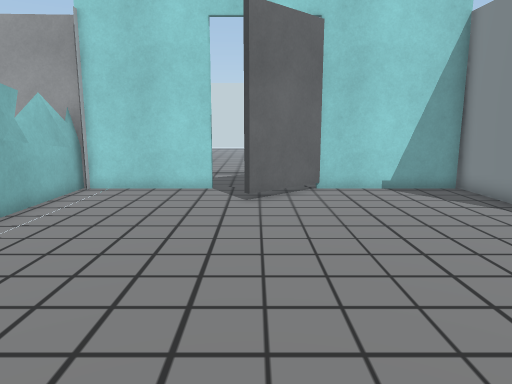
view 1 (above)

20 first-person views from a walk through a scene from a Unity 3-D project. The camera is 1.2 m above the floor, tilts 10° down and sees 70° across. The floor is counted in squares, 0.5 m on a side. Each view is taken from the middle of a square. On the plan, view 1 faces up. The plan holds only what a view shows up to about 20 squares ahead; the rest is blank. The place goes on beyond the plan. Some animated figures are not drawn. Some surface patterns are stand-ins.

view 2
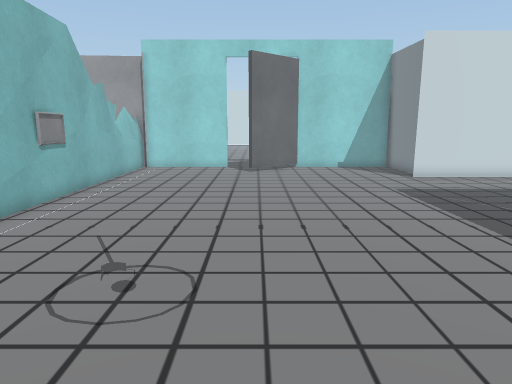

view 3
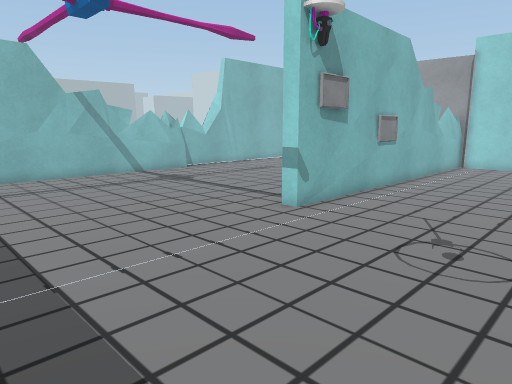

view 4
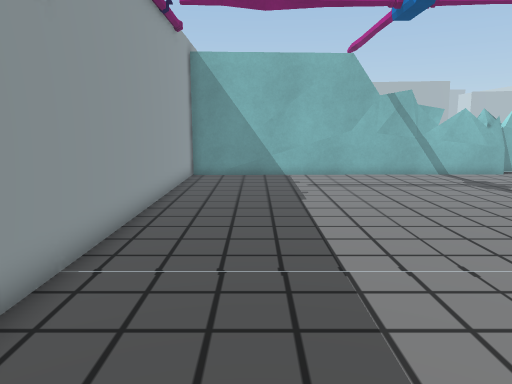

view 5
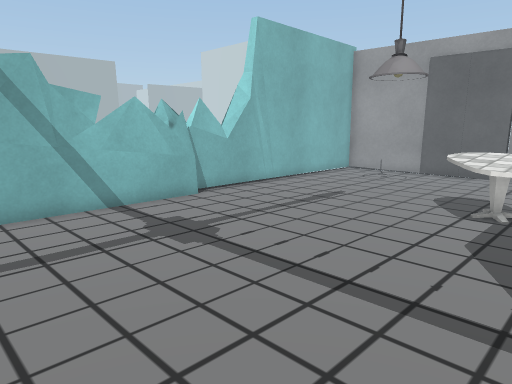

view 6
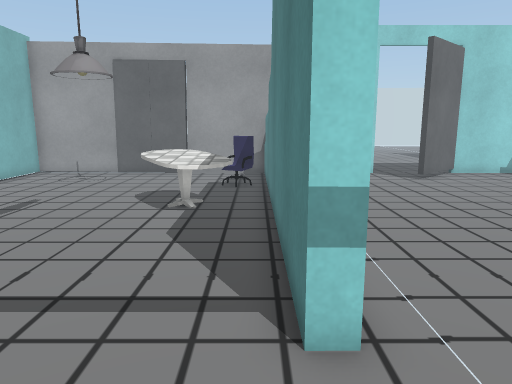

view 7
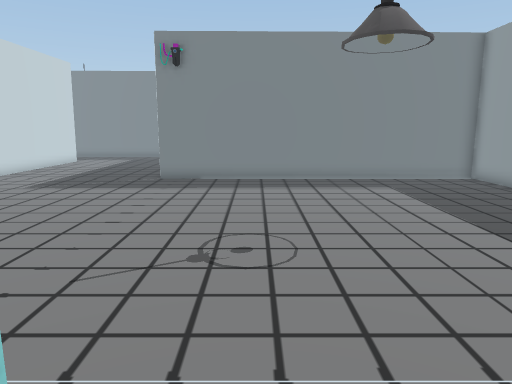

view 8
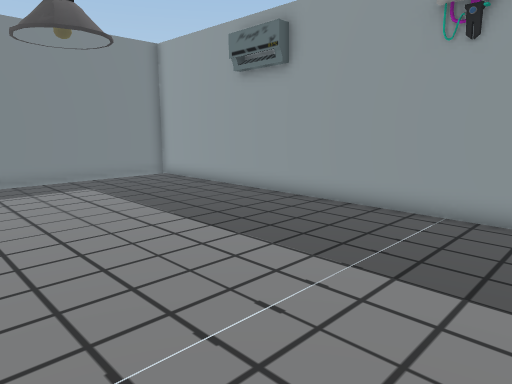

view 9
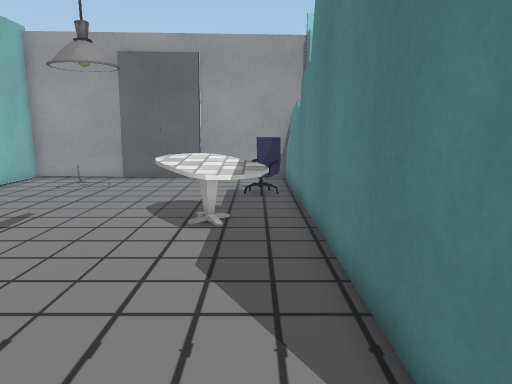

view 10
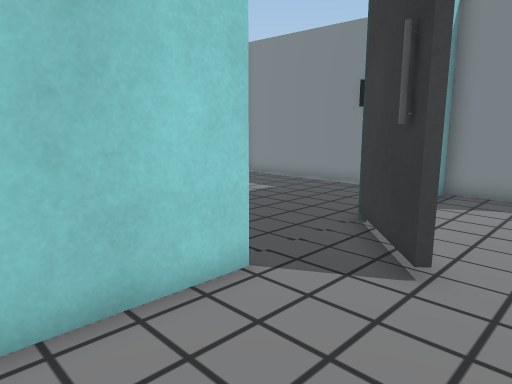

view 11
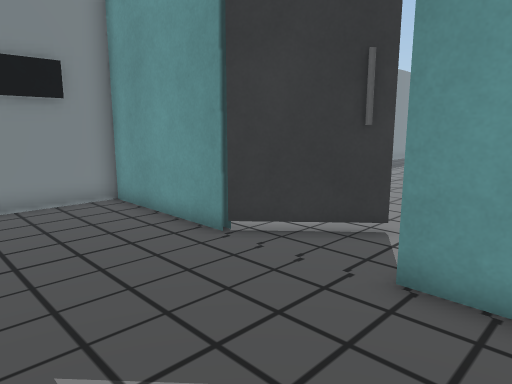

view 12
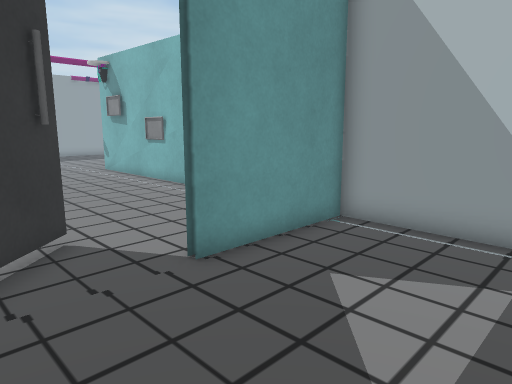

view 13
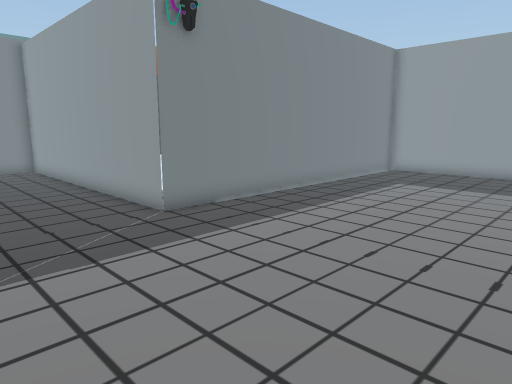

view 14
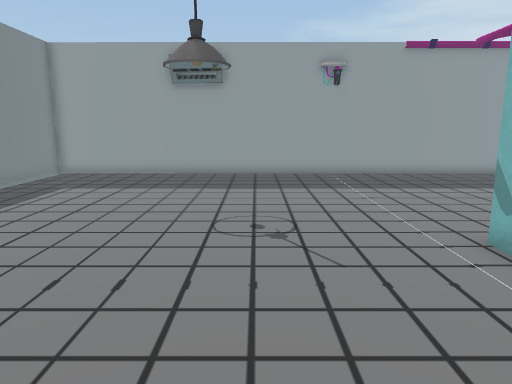

view 15
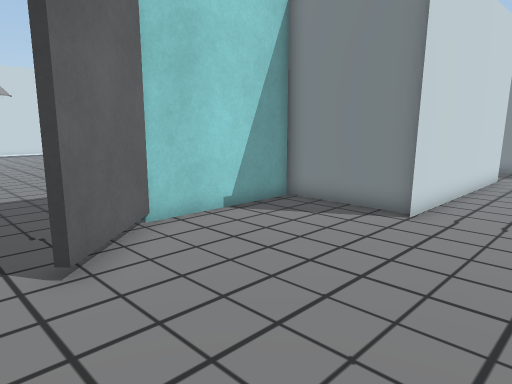

view 16
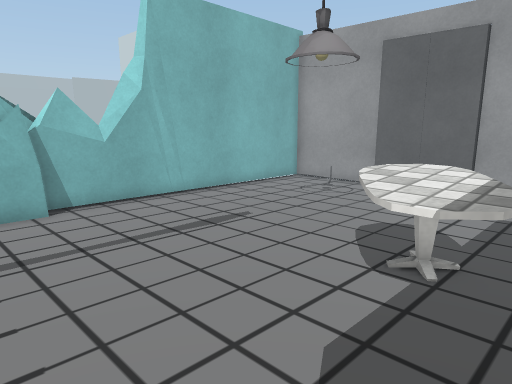

view 17
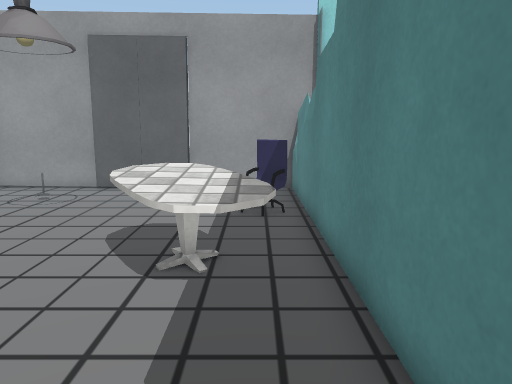

view 18
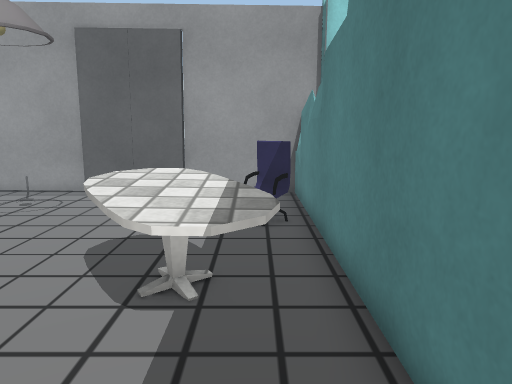

view 19
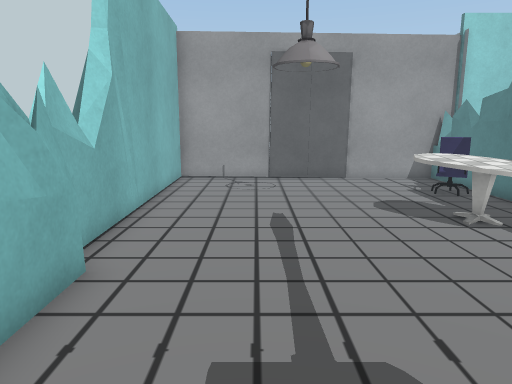

view 20
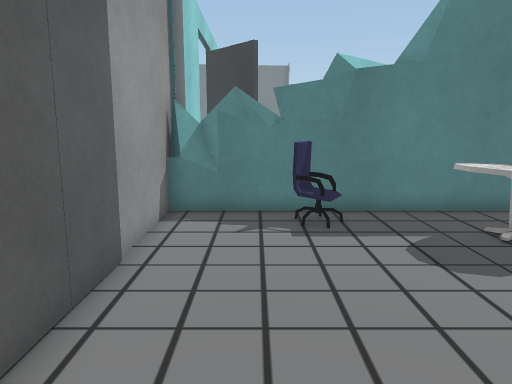

### Floor plan
Key: @ floor where view 1 was taken; # wall or solid block; . floor; = window, fence, low wall or low ledge; C chair; O other object.
Columns run from 20 left of view 1 to 13 right of it. Each row starts with its distance up from view 1.
 20                 . ..... ....#
 19               #.............#
 18               #.............#
 17               #.............#
 16              ##.............#
 15 ###################....######
 14 #....####...=#OOOO#..OOOOOOO#
 13 #...........##......O#......#
 12 #...........##......#.......#
 11 #..........C##..............#
 10 #..........O##..............######
  9 #........... #....................
  8 # .......OO. #...................
  7 ##......OOOO #..................
  6  #.......OOO #..................
  5  #.......OOO #....................
  4  #...........#....................
  3  #...........#....................
  2  #...........#...............#####
  1  #...........#..............##
  0  #...........#......@.......#
 -1  #...........#..............#
 -2  #..........................#
 -3  #..........................#
 -4  #..........................#
 -5  #..........................#
 -6  #..........................#
 -7  #..........................#
 -8  #..........................#
 -9  #..........................#
-10  #..........................#
-11  #..........................#
-12  #..........................#
-13  ############################

Positions as (right, up) in squares from view 1, and headings:
1: (0, 0), facing up
2: (0, -8), facing up
3: (0, -10), facing up-left
4: (0, -10), facing left
5: (-8, -5), facing up-left
6: (-8, -5), facing up
7: (-9, -3), facing right
8: (-9, -3), facing down-right
9: (-9, -3), facing up
10: (-6, 10), facing up-right
11: (-4, 20), facing down-right
12: (2, 20), facing down-left
13: (-1, 7), facing down-right
14: (-2, 6), facing down
15: (-2, 6), facing up-right
16: (-8, 0), facing up-left
17: (-9, 0), facing up
18: (-9, 1), facing up
19: (-16, -3), facing up
20: (-18, 12), facing right
